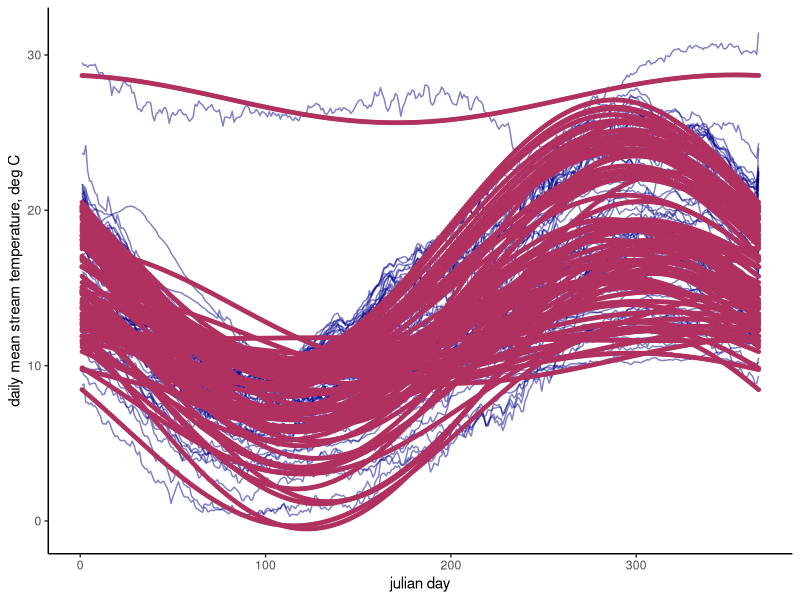
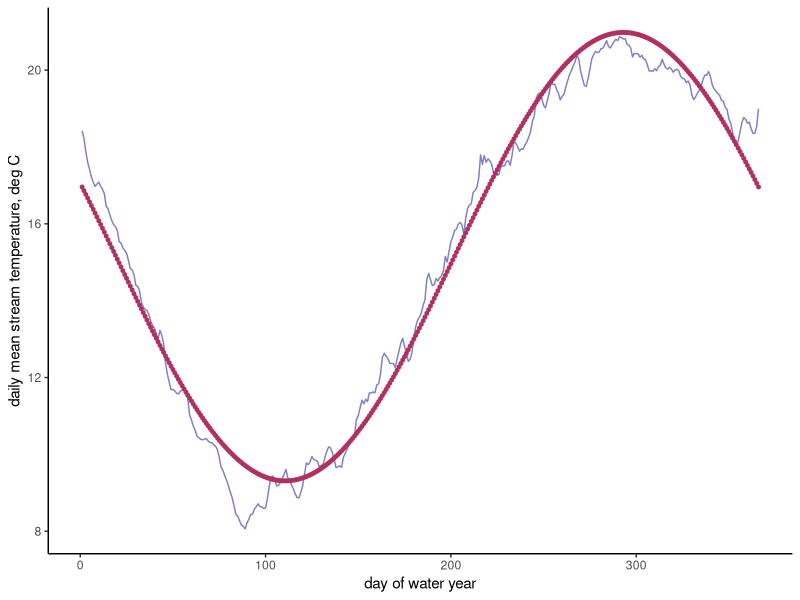
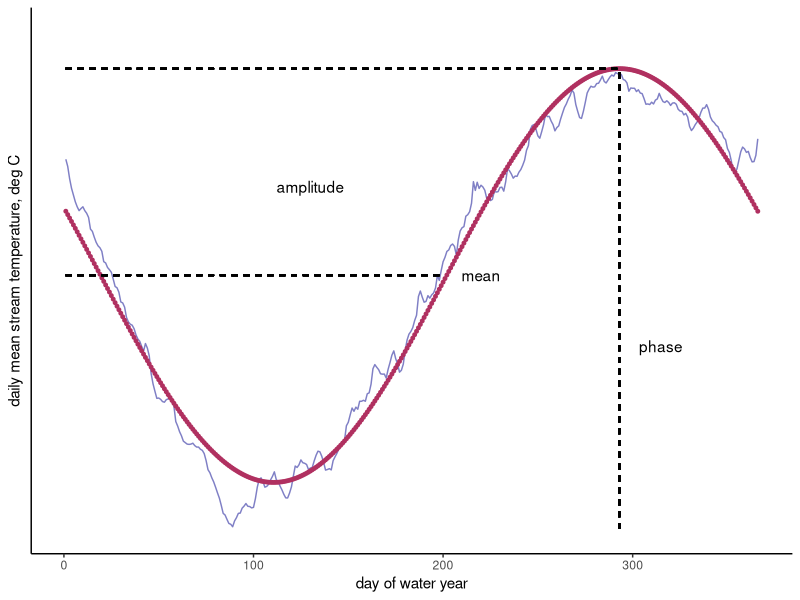
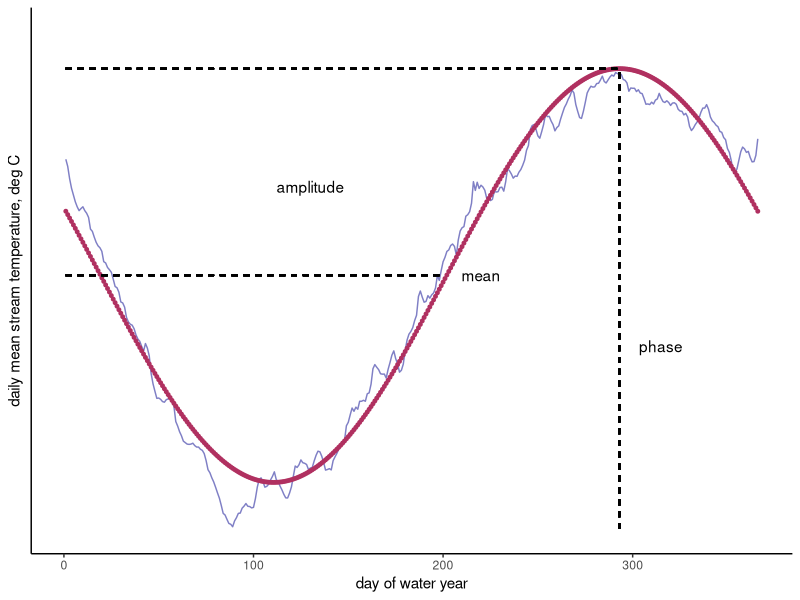

R code for these plots, in order:

# Code description --------------------------------------------------------

#Figure 1: An example of a thermal regime model fit to observed data. Cluster analysis is based on annual mean, amplitude, and phase metrics for each thermal regime model. Figure adapted from Maheu et al. (2016), figure 1.


# Libraries ---------------------------------------------------------------

library(tidyverse)
library(ggthemes)


# Figure 1: Thermal regime model ------------------------------------------

all_sites_model_data <- read_csv(file = "output/models/thermal_regime_models_daily.csv", col_types = list("c", "i", "n", "n"))

ggplot(data = all_sites_model_data) +
  geom_line(aes(x=DOWY, y = mean_temp_C, group=station_id), color="darkblue", alpha=0.5) +
  geom_point(aes(x=DOWY, y = model_avg_daily_temp_C, group=station_id), color="maroon", size=1)+
  labs(x = "julian day", y = "daily mean stream temperature, deg C") +
  theme_classic()

Sac_11390500_model_data <- all_sites_model_data %>% 
  filter(station_id == 11390500)

ggplot(data = Sac_11390500_model_data) +
  geom_line(aes(x=DOWY, y = mean_temp_C, group=station_id), color="darkblue", alpha=0.5) +
  geom_point(aes(x=DOWY, y = model_avg_daily_temp_C, group=station_id), color="maroon", size=1)+
  labs(x = "day of water year", y = "daily mean stream temperature, deg C") +
  theme_classic()

annual_mean <- mean(Sac_11390500_model_data$model_avg_daily_temp_C)
annual_max <- max(Sac_11390500_model_data$model_avg_daily_temp_C)
amplitude <- annual_max - annual_mean
day_of_annual_max <- Sac_11390500_model_data[Sac_11390500_model_data$model_avg_daily_temp_C == annual_max, 2]

#Still want to add a double-headed arrouw to show the amplitude

ggplot(data = Sac_11390500_model_data) +
  geom_line(aes(x=DOWY, y = mean_temp_C, group=station_id), color="darkblue", alpha=0.5) +
  geom_point(aes(x=DOWY, y = model_avg_daily_temp_C, group=station_id), color="maroon", size=1)+
  geom_segment(aes(x = 293, y = 8, xend = 293, yend = annual_max), linetype = "dashed") +
  geom_segment(aes(x = 1, y = annual_mean, xend = 200, yend = annual_mean), linetype = "dashed") +
  geom_segment(aes(x = 1, y = annual_max, xend = 293, yend = annual_max), linetype = "dashed") +
  ylim(8,22) +
  xlim(1,366) +
  labs(x = "day of water year", y = "daily mean stream temperature, deg C") +
  annotate("text", x = 220, y = annual_mean, label = "mean") +
  annotate("text", x = 130, y = annual_mean+2.5, label = "amplitude") +
  annotate("text", x = 315, y = annual_mean-2, label = "phase") +
  theme_classic() +
  theme(axis.text.y = element_blank(), axis.ticks.y = element_blank())

ggsave("output/figures/Fig_1_thermal_regime_model.jpeg", width = 6, height = 3.5, units = "in", dpi=300)